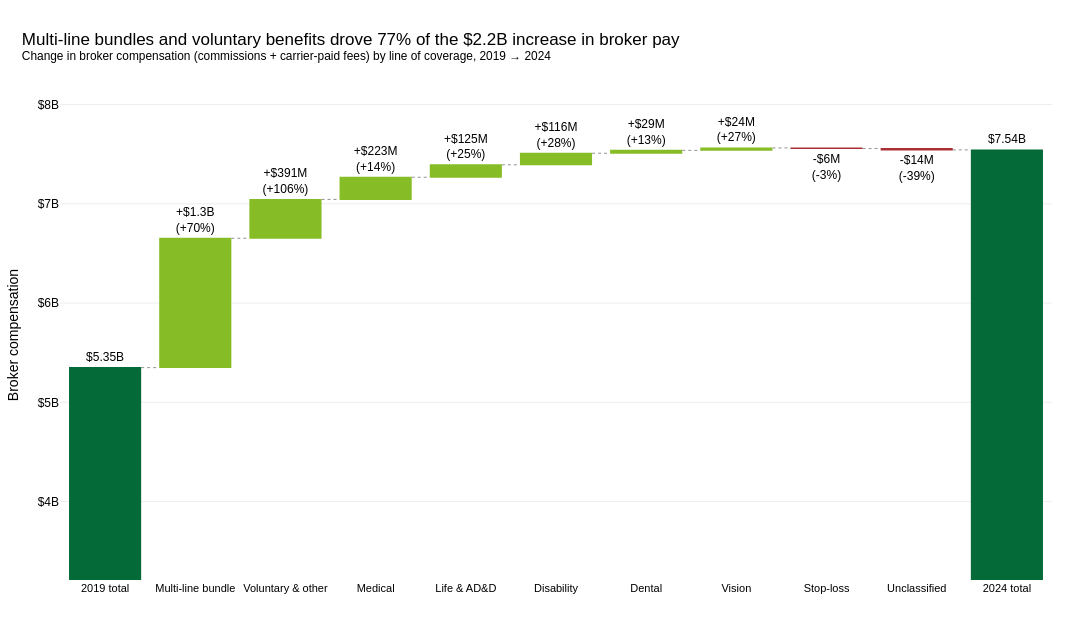

Source (notebook cell):
### Markdown cell above
## 2. Which lines of coverage are driving the growth in broker compensation?

### Code cell
by_line = (
    contracts[contracts["FORM_YEAR"].isin([FIRST, LAST])]
    .pivot_table(index="line", columns="FORM_YEAR", values="compensation", aggfunc="sum")
    .fillna(0)
)
by_line["change"] = by_line[LAST] - by_line[FIRST]
by_line["pct"] = growth(by_line[LAST], by_line[FIRST])
by_line = pd.concat(
    [
        by_line.drop("Unclassified").sort_values("change", ascending=False),
        by_line.loc[["Unclassified"]],
    ]
)

total_first, total_last = by_line[FIRST].sum(), by_line[LAST].sum()
net_change = total_last - total_first
top_two = by_line.head(2)
top_two_share = top_two["change"].sum() / net_change * 100

labels = [f"{FIRST} total"] + by_line.index.tolist() + [f"{LAST} total"]
values = [total_first] + by_line["change"].tolist() + [total_last]
text = (
    [money(total_first, 2)]
    + [
        f"{'+' if c >= 0 else ''}{money(c, 1 if abs(c) >= 1e9 else 0)}<br>({p:+.0f}%)"
        for c, p in zip(by_line["change"], by_line["pct"])
    ]
    + [money(total_last, 2)]
)

fig = go.Figure(
    go.Waterfall(
        x=labels,
        y=values,
        measure=["absolute"] + ["relative"] * len(by_line) + ["total"],
        text=text,
        textposition="outside",
        textfont=dict(size=12, color=BLACK),
        connector=dict(line=dict(color=GREY, width=1, dash="dot")),
        increasing=dict(marker=dict(color=PALETTE[0])),
        decreasing=dict(marker=dict(color=RED)),
        totals=dict(marker=dict(color=PALETTE[2])),
        hovertemplate="%{x}<br>%{y:$,.0f}<extra></extra>",
    )
)
title_names = {"Multi-line bundle": "multi-line bundles", "Voluntary & other": "voluntary benefits"}
lead_lines = [title_names.get(l, l.lower()) for l in top_two.index]

base_theme(
    fig,
    f"{lead_lines[0].capitalize()} and {lead_lines[1]} drove {top_two_share:.0f}% of the "
    f"{money(net_change)} increase in broker pay",
    f"Change in broker compensation (commissions + carrier-paid fees) by line of coverage, {FIRST} → {LAST}",
    height=640,
)
fig.update_layout(
    width=FIG_WIDTH,
    showlegend=False,
    yaxis=dict(
        title="Broker compensation",
        range=[total_first * 0.6, total_last * 1.08],
        tickvals=np.arange(0, 12e9, 1e9),
        ticktext=[f"${v:.0f}B" for v in range(12)],
        gridcolor="#EDEDED",
    ),
    xaxis=dict(tickangle=0, tickfont=dict(size=11)),
)
save_figure(fig, "02-compensation-growth-bridge", ANALYSIS_PATH)
fig.show()

### Figure 1 — Plotly figure (JSON) as saved in the notebook; plotly's stock layout.template omitted (floating-point values rounded to 4 significant figures)
{"data": [{"connector": {"line": {"color": "#929292", "dash": "dot", "width": 1}}, "decreasing": {"marker": {"color": "#AA3036"}}, "hovertemplate": "%{x}<br>%{y:$,.0f}<extra></extra>", "increasing": {"marker": {"color": "#86BC25"}}, "measure": ["absolute", "relative", "relative", "relative", "relative", "relative", "relative", "relative", "relative", "relative", "total"], "text": ["$5.35B", "+$1.3B<br>(+70%)", "+$391M<br>(+106%)", "+$223M<br>(+14%)", "+$125M<br>(+25%)", "+$116M<br>(+28%)", "+$29M<br>(+13%)", "+$24M<br>(+27%)", "-$6M<br>(-3%)", "-$14M<br>(-39%)", "$7.54B"], "textfont": {"color": "#000000", "size": 12}, "textposition": "outside", "totals": {"marker": {"color": "#046A38"}}, "type": "waterfall", "x": ["2019 total", "Multi-line bundle", "Voluntary & other", "Medical", "Life & AD&D", "Disability", "Dental", "Vision", "Stop-loss", "Unclassified", "2024 total"], "y": [5349591742, 1303423888, 391427452, 223485743, 125135395, 116485335, 29078663, 24341409, -5963075, -13676235, 7543330317]}], "layout": {"colorway": ["#86BC25", "#43B02A", "#046A38"], "font": {"color": "#000000", "family": "Arial, sans-serif"}, "height": 640, "hoverlabel": {"bgcolor": "white", "font": {"color": "#000000"}}, "legend": {"font": {"color": "#000000"}, "orientation": "h", "x": 1, "xanchor": "right", "y": 1.01, "yanchor": "bottom"}, "margin": {"b": 60, "l": 60, "r": 40, "t": 90}, "paper_bgcolor": "white", "plot_bgcolor": "white", "showlegend": false, "title": {"font": {"color": "#000000", "family": "Arial, sans-serif"}, "text": "Multi-line bundles and voluntary benefits drove 77% of the $2.2B increase in broker pay<br><sup>Change in broker compensation (commissions + carrier-paid fees) by line of coverage, 2019 → 2024</sup>", "x": 0.02, "xanchor": "left"}, "width": 1100, "xaxis": {"tickangle": 0, "tickfont": {"color": "#000000", "size": 11}, "title": {"font": {"color": "#000000"}}}, "yaxis": {"gridcolor": "#EDEDED", "range": [3210000000.0, 8147000000.0], "tickfont": {"color": "#000000"}, "ticktext": ["$0B", "$1B", "$2B", "$3B", "$4B", "$5B", "$6B", "$7B", "$8B", "$9B", "$10B", "$11B"], "tickvals": [0.0, 1000000000.0, 2000000000.0, 3000000000.0, 4000000000.0, 5000000000.0, 6000000000.0, 7000000000.0, 8000000000.0, 9000000000.0, 10000000000.0, 11000000000.0], "title": {"text": "Broker compensation"}}}}
